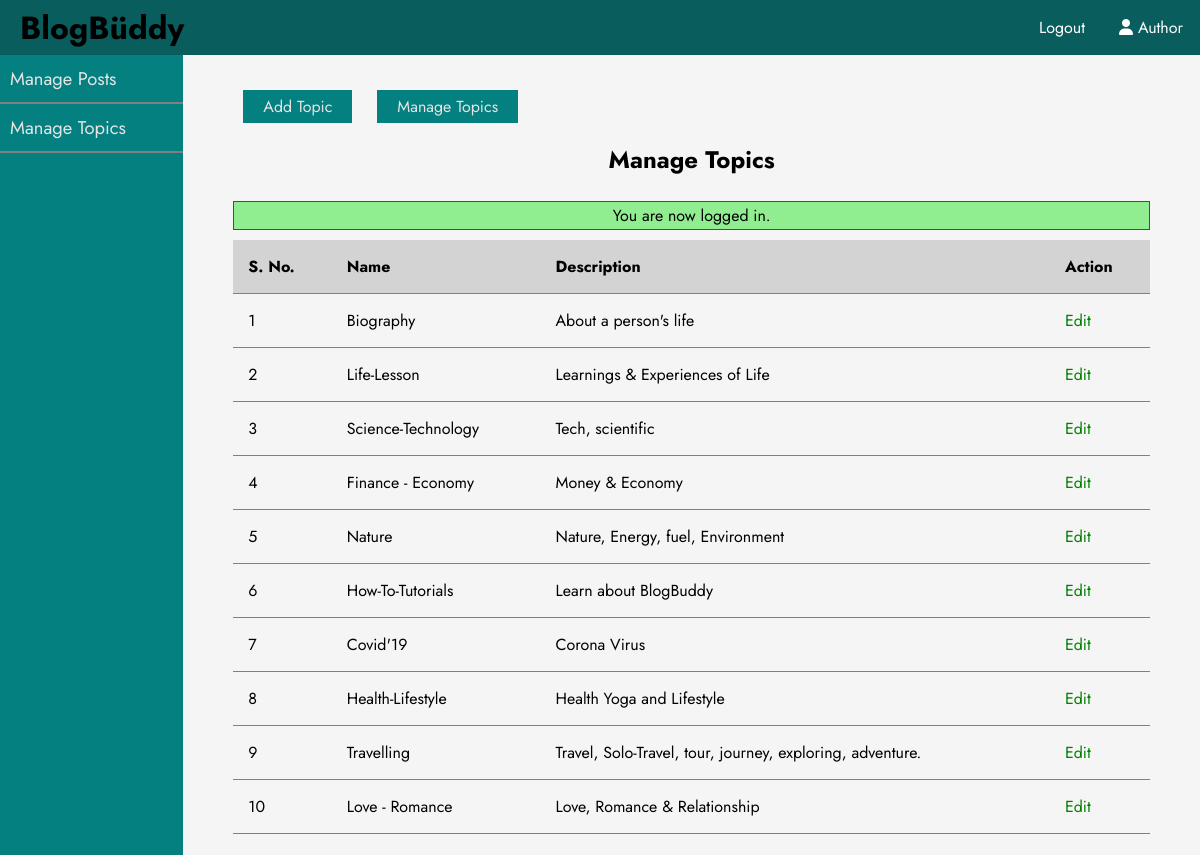
The app's page /admin/topic/index.php (signed in) with its own data.
### tables this page shows
CREATE TABLE `topics` (
  `id` int(11) NOT NULL,
  `name` varchar(60) NOT NULL,
  `description` text NOT NULL
);

### app/controllers/topics.php (called while the page is built, shortened)
<?php
include("C:/xampp/htdocs/blogbuddy/app/database/db.php");
$table = 'topics';
$topics = selectAll($table);

### app/database/db.php (called while the page is built, shortened)
<?php
    require("connect.php");
    function selectAll($table, $conditions = [])
    {
        global $conn;
        $sql = "SELECT * FROM $table";
        if(empty($conditions))
        {
            $stmt = $conn->prepare($sql);
            $stmt->execute();
            $records = $stmt->get_result()->fetch_all(MYSQLI_ASSOC);
            return $records;
        }
    }
?>

### admin/topic/index.php (the view, shortened to what this page needs)
<?php include("C:/xampp/htdocs/blogbuddy/app/controllers/topics.php");
?>
<!DOCTYPE html>
<html lang="en">
<head>
  <link rel="stylesheet" href="https://cdnjs.cloudflare.com/ajax/libs/font-awesome/6.1.1/css/all.min.css" />
  <link rel="stylesheet" type="text/css" href="../../assets/css/admin-style.css">
</head>
<body>
  <?php include("C:/xampp/htdocs/blogbuddy/app/includes/adminHeader.php"); ?>
  <div class="page-wrapper">
      <div class="admin-wrapper">
          <?php include("C:/xampp/htdocs/blogbuddy/app/includes/adminSidebar.php"); ?>
          <div class="admin-content">
            <div class="button-group">
                <a href="create.php" class="btn">Add Topic</a>
                <a href="index.php" class="btn">Manage Topics</a>
            </div>
            <div class="content">
                <h2 class="page-title">Manage Topics</h2>
                <?php include("C:/xampp/htdocs/blogbuddy/app/includes/messages.php"); ?>
                <table>
                    <thead>
                        <th>S. No.</th>
                        <th>Name</th>
                        <th>Description</th>
                        <th colspan="2" style="text-align: left;">Action</th>
                    </thead>
                    <tbody>
                      <?php foreach($topics as $key => $topic): ?>
                          <tr>
                            <td><?php echo $key + 1; ?></td>
                            <td><?php echo $topic['name']; ?></td>
                            <td><?php echo $topic['description']; ?></td>
                            <td><a href="edit.php?id=<?php echo $topic['id']; ?>" class="edit">Edit</a></td>
                            </tr>
                      <?php endforeach;?>
                    </tbody>
                </table>
            </div>
          </div>
      </div>
  </div>
</body>
</html>

### app/assets/css/admin-style.css (style rules this page uses)
* { font-family: 'Jost', sans-serif; margin: 0px; padding: 0px; box-sizing: border-box; }
:root { --pri-col: teal; --sec-col: black; --tri-col: whitesmoke; --sdw-col: #e4e4e4; }
body { height: 100vh; width: 100%; background: whitesmoke; }
a { text-decoration: none; color: inherit; }
.page-wrapper { height:100%; }
.admin-wrapper { height: 100%; display: flex; }
.admin-content { margin:auto; flex:8; height: 100%; width: fit-content; padding: 40px ; overflow-y: scroll; }
.btn { padding:5px 20px; margin:10px; background-color: rgb(4, 128, 128); color: #e4e4e4; border: none; }
.page-title { margin: 1.5rem; text-align: center; }
table { border-collapse: collapse; width: 100%; text-align: left; }
th, td { padding: 15px; border-bottom: 1px solid grey; }
.edit { color:green; }

### admin/topic/index.php (style rules this page uses)
body { z-index:0; overflow-y:hidden; }
.page-wrapper { height:100%; }
.admin-wrapper { height: 100%; width: 100%; display: flex; position:fixed; top:55px; }
.admin-content { margin:auto; flex:5; height: 100%; width: fit-content; padding: 50px ; padding-top: 40px ; overflow-y: scroll; z-index:1; }
thead { background:lightgrey; }

### records on screen
topics: name "Biography", description "About a person's life"
topics: name "Life-Lesson", description "Learnings & Experiences of Life"
topics: name "Science-Technology", description "Tech, scientific"
topics: name "Finance - Economy", description "Money & Economy"
topics: name "Nature", description "Nature, Energy, fuel, Environment"
topics: name "How-To-Tutorials", description "Learn about BlogBuddy"
topics: name "Covid'19", description "Corona Virus"
topics: name "Health-Lifestyle", description "Health Yoga and Lifestyle"
topics: name "Travelling", description "Travel, Solo-Travel, tour, journey, exploring, adventure."
topics: name "Love - Romance", description "Love, Romance & Relationship"

### other values on screen
$_SESSION['username'] "Author"
$_SESSION['message'] "You are now logged in."
